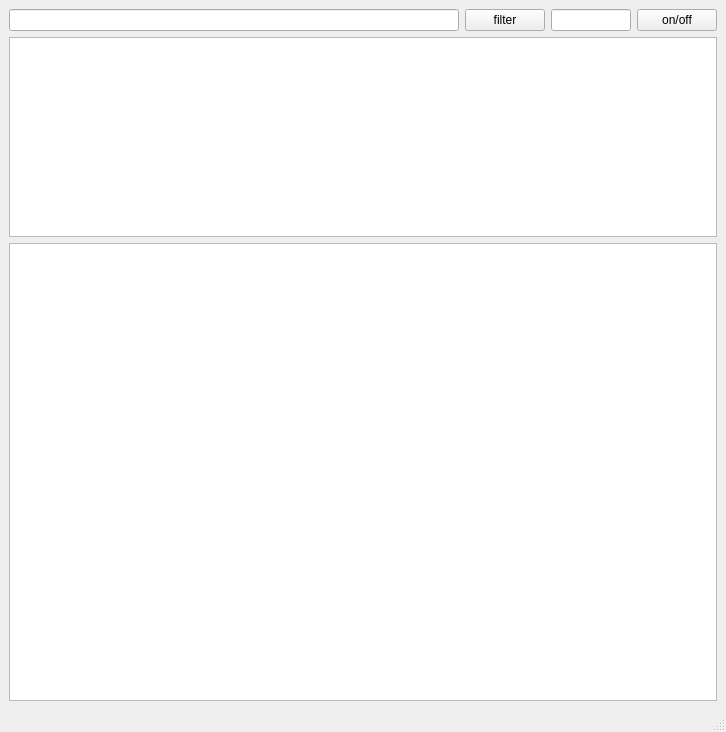
<?xml version="1.0" encoding="UTF-8"?>
<ui version="4.0">
 <class>Mainwin</class>
 <widget class="QMainWindow" name="Mainwin">
  <property name="geometry">
   <rect>
    <x>0</x>
    <y>0</y>
    <width>726</width>
    <height>732</height>
   </rect>
  </property>
  <property name="windowTitle">
   <string>MainWindow</string>
  </property>
  <widget class="QWidget" name="centralwidget">
   <layout class="QGridLayout" name="gridLayout">
    <item row="0" column="0">
     <layout class="QVBoxLayout" name="verticalLayout">
      <item>
       <layout class="QHBoxLayout" name="horizontalLayout">
        <item>
         <widget class="QLineEdit" name="lineEdit"/>
        </item>
        <item>
         <widget class="QPushButton" name="filter">
          <property name="text">
           <string>filter</string>
          </property>
         </widget>
        </item>
        <item>
         <widget class="QLineEdit" name="adp">
          <property name="maximumSize">
           <size>
            <width>80</width>
            <height>16777215</height>
           </size>
          </property>
         </widget>
        </item>
        <item>
         <widget class="QPushButton" name="on_off">
          <property name="text">
           <string>on/off</string>
          </property>
         </widget>
        </item>
       </layout>
      </item>
      <item>
       <widget class="QTableWidget" name="tableWidget">
        <property name="maximumSize">
         <size>
          <width>16777215</width>
          <height>200</height>
         </size>
        </property>
       </widget>
      </item>
      <item>
       <widget class="QTextBrowser" name="textBrowser"/>
      </item>
     </layout>
    </item>
   </layout>
  </widget>
  <widget class="QMenuBar" name="menubar">
   <property name="geometry">
    <rect>
     <x>0</x>
     <y>0</y>
     <width>726</width>
     <height>27</height>
    </rect>
   </property>
  </widget>
  <widget class="QStatusBar" name="statusbar"/>
 </widget>
 <resources/>
 <connections/>
</ui>
